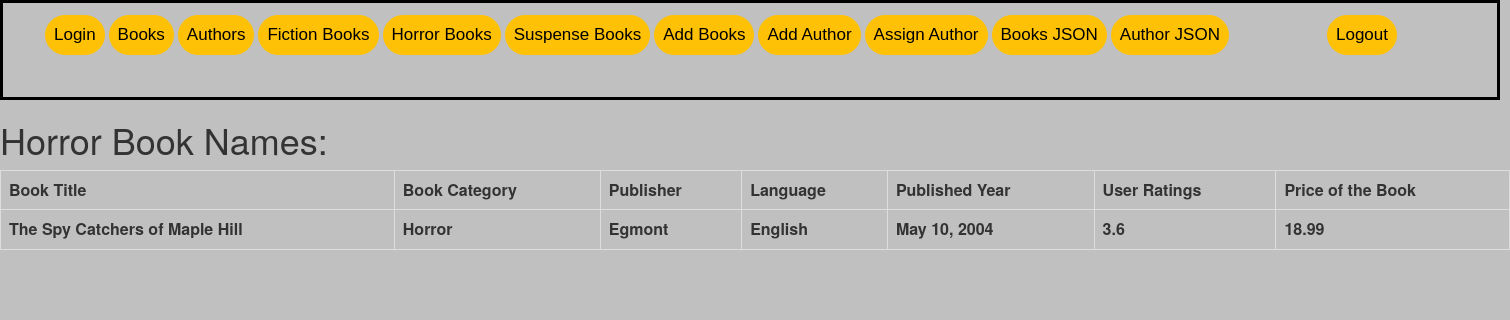
The app's page /books/horror/ (signed in) with its own data.
### Category/models.py (models this page shows, shortened)
class Books(models.Model):
    author_id = models.ForeignKey(Author, on_delete=models.SET_NULL,null=True)
    title = models.CharField(max_length=50)
    category_choices =(('Suspense','Suspense'),('Horror','Horror'),('Fiction','Fiction'))
    category = models.CharField(max_length=50, choices= category_choices)
    publisher = models.CharField(max_length=50)
    language = models.CharField(max_length=50)
    year = models.DateField()
    rating_user = models.FloatField()
    price = models.FloatField()

### Category/views.py (the view)
# urls.py: path('horror/', views.horror, name ='horror'),
@login_required(login_url="homepage")
def horror(request):
    books = {}
    horror_books = Books.objects.all().filter(category__exact='Horror')
    books["booksdata"] = horror_books
    return render(request, 'horror.html', books)

### Category/templates/horror.html (shortened to what this page needs)
{% extends 'index.html'%}
{% block body %}
		<h1> Horror Book Names:  </h1>
		<table class="table table-bordered table-dark">
			<tr>
				<th>Book Title</th>
				<th>Book Category</th>
				<th>Publisher</th>
				<th>Language</th>
				<th>Published Year</th>
				<th>User Ratings</th>
				<th>Price of the Book</th>
			</tr>
			{% for books in booksdata %}
			<tr>
				<th>{{books.title}}</th>
				<th>{{books.category}}</th>
				<th>{{books.publisher}}</th>
				<th>{{books.language}}</th>
				<th>{{books.year}}</th>
				<th>{{books.rating_user}}</th>
				<th>{{books.price}}</th>
			</tr>
		{% endfor %}
		</table>
	<br>
{% endblock %}

### Category/templates/index.html (style rules this page uses)
body { background-color: silver; }

### Category/templates/horror.html (style rules this page uses)
table { border-collapse: collapse; }
table, th, td { border: 3px solid black; }

### records on screen
Books: title "The Spy Catchers of Maple Hill", category "Horror", publisher "Egmont", language "English", year "May 10, 2004", rating_user "3.6", price "18.99"
